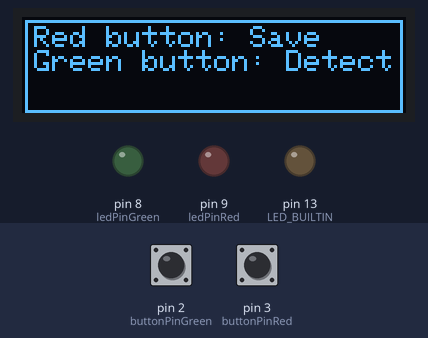
The sketch below on a simulated Arduino Uno, built with avr-gcc and run on an emulated ATmega328P. Parts: 128×32 one-colour display, output pins drawn as LEDs (lit = HIGH). The test bench sets the inputs (shaded band); at power-on: pin 3 (buttonPinRed) LOW, pin 2 (buttonPinGreen) LOW. The display library's start-up logo is not drawn; what the sketch prints to the serial monitor is not drawn.

Above: at 3.2 s.
3.3 s: pin 3 (buttonPinRed) pulled HIGH for 0.15 s
At 3.52 s:
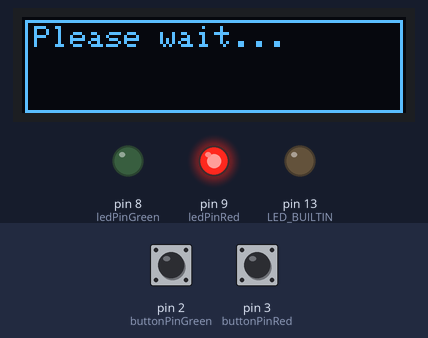
5.1 s: pin 2 (buttonPinGreen) pulled HIGH for 0.15 s
At 5.5 s:
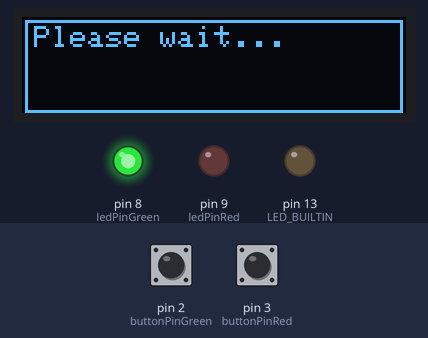
Timing chart, 0 to 8.1 s (numbered marks = the images above; inputs shaded):
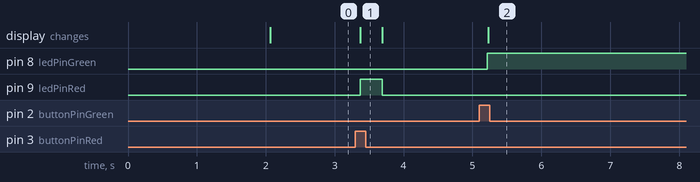

Measured:
- after the input at 3.3 s, pin 9 (ledPinRed): LOW → HIGH after 0.07 s, → LOW 0.32 s later; the display: changes after 0.07 s (image 1)
- after the input at 5.1 s, pin 8 (ledPinGreen): LOW → HIGH after 0.12 s; the display: changes after 0.13 s (image 2)

The sketch:

LabCode.ino
```cpp
// Includes set
#include <SPI.h>
#include <Wire.h>
#include <Adafruit_GFX.h>
#include <Adafruit_SSD1306.h>

#define SCREEN_WIDTH 128 // OLED display width, in pixels
#define SCREEN_HEIGHT 32 // OLED display height, in pixels
#define OLED_RESET     4 // Reset pin # (or -1 if sharing Arduino reset pin)
#define LOGO_HEIGHT   16
#define LOGO_WIDTH    16

Adafruit_SSD1306 display(SCREEN_WIDTH, SCREEN_HEIGHT, &Wire, OLED_RESET);

// constants set
const int buttonPinGreen = 2;     // the number of the pushbutton pin
const int buttonPinRed = 3;     // the number of the pushbutton pin
const int ledPinRed =  9;      // the number of the LED pin
const int ledPinGreen =  8;      // the number of the LED pin
// variables will change:
int buttonStateRed = 0;         // variable for reading the pushbutton status
int buttonStateGreen = 0;         // variable for reading the pushbutton status

void setup() {
  Serial.begin(9600);


  if(!display.begin(SSD1306_SWITCHCAPVCC, 0x3C)) { // Address 0x3C for 128x32
    Serial.println(F("SSD1306 allocation failed"));
    for(;;); // Don't proceed, loop forever
  }
  // initialize the LED pin as an output:
  pinMode(ledPinRed, OUTPUT);
  pinMode(ledPinGreen, OUTPUT);
  // initialize the pushbutton pin as an input:
  pinMode(buttonPinGreen, INPUT);
  pinMode(buttonPinRed, INPUT);

  //LED TEST
  pinMode(LED_BUILTIN, OUTPUT);

  // Show initial display buffer contents on the screen --
  // the library initializes this with an Adafruit splash screen.
  display.display();
  delay(2000);            // Pause for 2 seconds
  display.clearDisplay(); // Clear the buffer

}
void loop() {
  // read the state of the pushbutton value:
  buttonStateRed = digitalRead(buttonPinRed);
  buttonStateGreen = digitalRead(buttonPinGreen);
  homeFunOled();


  if (buttonStateRed == HIGH) {
    // turn LED on:
    Serial.println("RedButton");
    waitFunOled();
    digitalWrite(ledPinRed, HIGH);
    delay(200);

  } else if (buttonStateGreen == HIGH) {
    // turn LED on:
    digitalWrite(ledPinGreen, HIGH);
    waitFunOled();
    Serial.println("GreenButton");
    while(!Serial.available() ){ //Esperar respuesta serial (otra opcion: //delay(2000);//esperar 2 segundos para respuesta)
    }
    if (Serial.available()>0) {
      int val = char(Serial.read())-'0';
      if(val == 1){
        Serial.write("OPEN\n");
        digitalWrite(LED_BUILTIN, HIGH);
        openFunOled();
        delay(1000);
        digitalWrite(LED_BUILTIN, LOW);
        Serial.read(); //Para limpiar Serial
        }
       else{
        Serial.write("ERROR\n");
        tryFunOled();
        delay(1000);
        Serial.read(); //Para limpiar Serial
       }
      }

    delay(200);

  } else {
    // turn LED off:
    digitalWrite(ledPinRed, LOW);
    digitalWrite(ledPinGreen, LOW);
  }
  // Added the delay so that we can see the output of button
  delay(100);
}

//Funcion para imprimir texto (Texto, coordinada x0, coordenada y0, tamaño, wrappe)
void textPrint(String text, int x0, int y0,int size, boolean d) {
  display.setCursor(x0,y0);
  display.setTextColor(WHITE);
  display.setTextSize(size);
  display.println(text);
  if(d){
    display.display();
  }
}

void waitFunOled(){
  //Oled
  display.clearDisplay();
  textPrint("Please wait...", 4, 3, 1, false);
  display.drawRect(1, 1, 126,31, WHITE);
  display.display();
}

void tryFunOled(){
  //Oled
  display.clearDisplay();
  textPrint("Try Again...", 4, 3, 1, false);
  display.drawRect(1, 1, 126,31, WHITE);
  display.display();
}

void openFunOled(){
  //Oled
  display.clearDisplay();
  textPrint("Opening...", 4, 3, 1, false);
  display.drawRect(1, 1, 126,31, WHITE);
  display.display();
}

void homeFunOled(){
  //Oled
  display.clearDisplay();
  textPrint("Red button: Save", 4, 3, 1, false);
  textPrint("Green button: Detect", 4, 11, 1, false);
  display.drawRect(1, 1, 126,31, WHITE);
  display.display();
}
```
